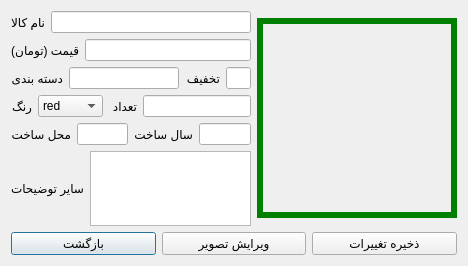
<?xml version="1.0" encoding="UTF-8"?>
<ui version="4.0">
 <class>Edit_product</class>
 <widget class="QDialog" name="Edit_product">
  <property name="geometry">
   <rect>
    <x>0</x>
    <y>0</y>
    <width>468</width>
    <height>266</height>
   </rect>
  </property>
  <property name="sizePolicy">
   <sizepolicy hsizetype="Preferred" vsizetype="Preferred">
    <horstretch>0</horstretch>
    <verstretch>0</verstretch>
   </sizepolicy>
  </property>
  <property name="windowTitle">
   <string>Dialog</string>
  </property>
  <layout class="QGridLayout" name="gridLayout">
   <item row="0" column="1">
    <widget class="QLabel" name="label">
     <property name="minimumSize">
      <size>
       <width>200</width>
       <height>200</height>
      </size>
     </property>
     <property name="maximumSize">
      <size>
       <width>200</width>
       <height>200</height>
      </size>
     </property>
     <property name="autoFillBackground">
      <bool>false</bool>
     </property>
     <property name="styleSheet">
      <string notr="true">border:6px solid green;</string>
     </property>
     <property name="text">
      <string/>
     </property>
    </widget>
   </item>
   <item row="1" column="0" colspan="2">
    <layout class="QHBoxLayout" name="horizontalLayout_8">
     <item>
      <widget class="QPushButton" name="pushButton">
       <property name="text">
        <string>بازگشت</string>
       </property>
      </widget>
     </item>
     <item>
      <widget class="QPushButton" name="pushButton_3">
       <property name="text">
        <string>ویرایش تصویر</string>
       </property>
      </widget>
     </item>
     <item>
      <widget class="QPushButton" name="pushButton_2">
       <property name="text">
        <string>ذخیره تغییرات</string>
       </property>
      </widget>
     </item>
    </layout>
   </item>
   <item row="0" column="0">
    <layout class="QVBoxLayout" name="verticalLayout">
     <item>
      <layout class="QHBoxLayout" name="horizontalLayout">
       <item>
        <widget class="QLabel" name="label_2">
         <property name="text">
          <string>نام کالا</string>
         </property>
        </widget>
       </item>
       <item>
        <widget class="QLineEdit" name="lineEdit">
         <property name="readOnly">
          <bool>false</bool>
         </property>
        </widget>
       </item>
      </layout>
     </item>
     <item>
      <layout class="QHBoxLayout" name="horizontalLayout_2">
       <item>
        <widget class="QLabel" name="label_3">
         <property name="text">
          <string>قیمت (تومان)</string>
         </property>
        </widget>
       </item>
       <item>
        <widget class="QLineEdit" name="lineEdit_2">
         <property name="readOnly">
          <bool>false</bool>
         </property>
        </widget>
       </item>
      </layout>
     </item>
     <item>
      <layout class="QHBoxLayout" name="horizontalLayout_3">
       <item>
        <widget class="QLabel" name="label_9">
         <property name="text">
          <string>دسته بندی</string>
         </property>
        </widget>
       </item>
       <item>
        <widget class="QLineEdit" name="lineEdit_7">
         <property name="readOnly">
          <bool>true</bool>
         </property>
        </widget>
       </item>
       <item>
        <widget class="QLabel" name="label_4">
         <property name="text">
          <string>تخفیف</string>
         </property>
        </widget>
       </item>
       <item>
        <widget class="QLineEdit" name="lineEdit_3">
         <property name="maximumSize">
          <size>
           <width>25</width>
           <height>16777215</height>
          </size>
         </property>
         <property name="readOnly">
          <bool>false</bool>
         </property>
        </widget>
       </item>
      </layout>
     </item>
     <item>
      <layout class="QHBoxLayout" name="horizontalLayout_5">
       <item>
        <widget class="QLabel" name="label_8">
         <property name="text">
          <string>رنگ</string>
         </property>
        </widget>
       </item>
       <item>
        <widget class="QComboBox" name="comboBox">
         <item>
          <property name="text">
           <string>red</string>
          </property>
         </item>
         <item>
          <property name="text">
           <string>blue</string>
          </property>
         </item>
         <item>
          <property name="text">
           <string>black</string>
          </property>
         </item>
         <item>
          <property name="text">
           <string>white</string>
          </property>
         </item>
         <item>
          <property name="text">
           <string>green</string>
          </property>
         </item>
         <item>
          <property name="text">
           <string>yellow</string>
          </property>
         </item>
        </widget>
       </item>
       <item>
        <widget class="QLabel" name="label_7">
         <property name="text">
          <string>تعداد </string>
         </property>
        </widget>
       </item>
       <item>
        <widget class="QLineEdit" name="lineEdit_6">
         <property name="readOnly">
          <bool>false</bool>
         </property>
        </widget>
       </item>
      </layout>
     </item>
     <item>
      <layout class="QHBoxLayout" name="horizontalLayout_6">
       <item>
        <widget class="QLabel" name="label_11">
         <property name="text">
          <string>محل ساخت</string>
         </property>
        </widget>
       </item>
       <item>
        <widget class="QLineEdit" name="lineEdit_9"/>
       </item>
       <item>
        <widget class="QLabel" name="label_6">
         <property name="text">
          <string>سال ساخت</string>
         </property>
        </widget>
       </item>
       <item>
        <widget class="QLineEdit" name="lineEdit_5">
         <property name="readOnly">
          <bool>false</bool>
         </property>
        </widget>
       </item>
      </layout>
     </item>
     <item>
      <layout class="QHBoxLayout" name="horizontalLayout_7">
       <item>
        <widget class="QLabel" name="label_10">
         <property name="text">
          <string>سایر توضیحات</string>
         </property>
        </widget>
       </item>
       <item>
        <widget class="QPlainTextEdit" name="plainTextEdit">
         <property name="readOnly">
          <bool>false</bool>
         </property>
        </widget>
       </item>
      </layout>
     </item>
    </layout>
   </item>
  </layout>
 </widget>
 <resources/>
 <connections/>
</ui>
